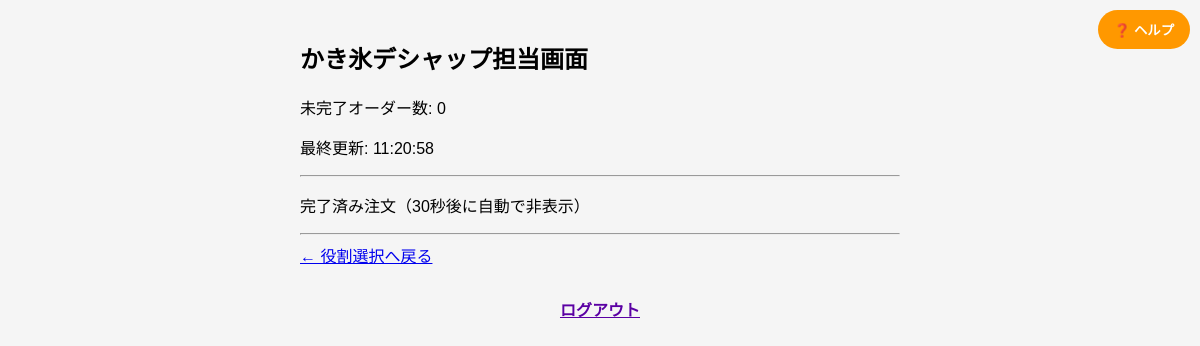
The page /shavedice/deshap/ on the database as committed earlier.
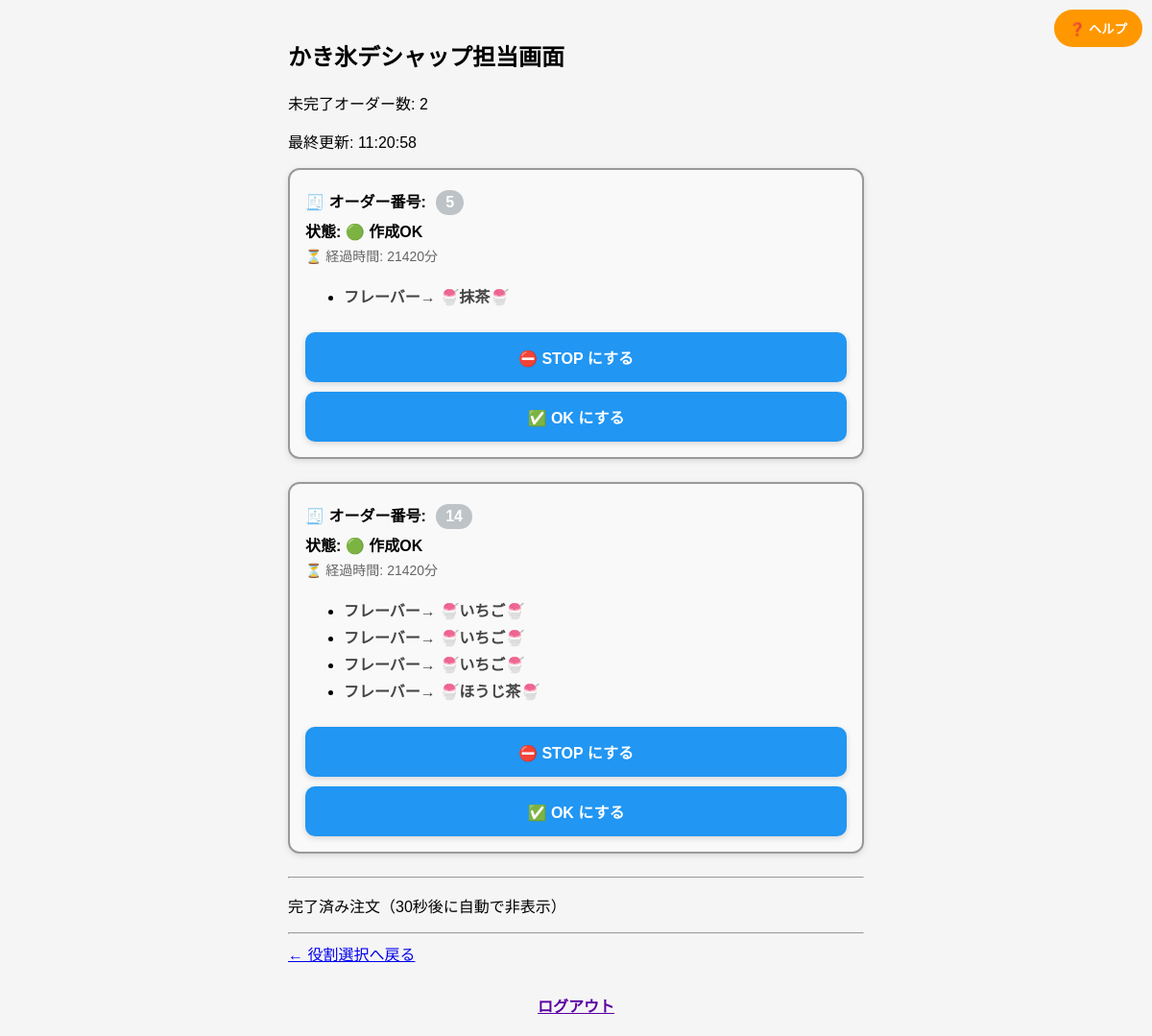
The same page on the database as committed later.
### shavedice/models.py (models this page shows, shortened)
class ShavedIceOrder(models.Model):
    FLAVOR_CHOICES = [
        ('🍧いちご🍧', '🍧いちご🍧'),
        ('🍧抹茶🍧', '🍧抹茶🍧'),
        ('🍧ほうじ茶🍧', '🍧ほうじ茶🍧'),
        ('🍧ゆず🍧', '🍧ゆず🍧'),
    ]
    flavor = models.CharField(max_length=50, choices=FLAVOR_CHOICES)  # フレーバー
    group_id = models.CharField(max_length=50, default='')  # グループID
    is_completed = models.BooleanField(default=False)  # 完了フラグ
    clip_color = models.CharField(
        max_length=10,
        choices=CLIP_COLOR_CHOICES,
        default='white'  # デフォルトで白色
    )  # クリップ色
    clip_number = models.IntegerField(default=0)  # クリップ番号（未指定時は0番）
    timestamp = models.DateTimeField(auto_now_add=True)  # 注文受付時刻
    completed_at = models.DateTimeField(null=True, blank=True)  # 完了時刻
    status_modified_at = models.DateTimeField(auto_now=True)  # 状態変更時刻
    status = models.CharField(max_length=10, choices=ORDER_STATUS_CHOICES, default='ok')  # 注文状態
    is_auto_stopped = models.BooleanField(default=False)  # 自動STOPかどうか
    note = models.TextField(blank=True, null=True)  # 備考欄
    class Meta:
        verbose_name = "かき氷注文"
        verbose_name_plural = "かき氷注文"
        ordering = ['-timestamp']
        indexes = [
            models.Index(fields=['status', 'is_completed'], name='shavedice_status_completed_idx'),
            models.Index(fields=['status_modified_at'], name='shavedice_status_modified_idx'),
            models.Index(fields=['clip_color', 'clip_number'], name='shavedice_clip_idx'),
            models.Index(fields=['group_id'], name='shavedice_group_idx'),
            models.Index(fields=['timestamp'], name='shavedice_timestamp_idx'),
            models.Index(fields=['flavor', 'is_completed'], name='shavedice_flavor_completed_idx'),
        ]

### shavedice/views.py (the view, shortened to what this page needs)
# urls.py: path('deshap/', views.shavedice_deshap_view, name='shavedice_deshap'),
def shavedice_deshap_view(request):
    context = _get_order_context()
    return render(request, "shavedice/deshap.html", context)

### shavedice/views.py (called while the page is built)
def _calculate_shavedice_refresh_metrics():
    aggregates = ShavedIceOrder.objects.aggregate(
        active_items=Count('id', filter=Q(is_completed=False)),
        latest_id=Max('id'),
        latest_status_ts=Max('status_modified_at'),
    )
    active_order_total = aggregates['active_items'] or 0
    latest_order_id = aggregates['latest_id'] or 0
    latest_status_ts = aggregates['latest_status_ts']
    status_marker = (
        str(latest_status_ts.timestamp()) if latest_status_ts else '0'
    )
    refresh_value = f"{active_order_total}:{latest_order_id}:{status_marker}"
    return {
        'active_order_total': active_order_total,
        'latest_order_id': latest_order_id,
        'latest_status_marker': status_marker,
        'refresh_value': refresh_value,
    }

### templates/shavedice/deshap.html (shortened to what this page needs)
{% load custom_filters %}
<!DOCTYPE html>
<html lang="ja">
<head>
</head>
<body>
  <h2>かき氷デシャップ担当画面</h2>
  <p>未完了オーダー数: {{ active_count }}</p>
  <p>最終更新: {{ now|time:"H:i:s" }}</p>
<button id="helpButton" onclick="openHelp()">❓ ヘルプ</button>
{% for group_id, orders in grouped_orders.items %}
<div class="order-card">
<p class="clip-id">
  🧾 オーダー番号:
  <span class="clip-badge {% if orders.0.clip_color == 'yellow' %}yellow{% else %}white{% endif %}">
    {{ orders.0.clip_number }}
  </span>
</p>
  <p class="status-line">
    状態:
    {% if orders.0.status == 'ok' %}
      🟢 作成OK
    {% elif orders.0.status == 'stop' %}
      🔴 STOP中
      {% if orders.0.is_auto_stopped %}<span style="color: red;">（自動）</span>{% endif %}
    {% endif %}
  </p>
  <p class="elapsed-time">⏳ 経過時間: {{ orders.0.elapsed_minutes }}分</p>
<ul>
  {% for order in orders %}
    <li>
      <span class="flavor-strong">フレーバー→ {{ order.flavor }}</span>
    </li>
  {% endfor %}
</ul>
<form method="post" action="/shavedice/update_status/{{ group_id }}/stop/">
  <button type="submit" class="complete-button stop-button">⛔ STOP にする</button>
</form>
<form method="post" action="/shavedice/update_status/{{ group_id }}/ok/">
  <button type="submit" class="complete-button ok-button">✅ OK にする</button>
</form>
</div>
{% endfor %}
  <hr>
  <p>完了済み注文（30秒後に自動で非表示）</p>
  <hr>
  <a href="/">← 役割選択へ戻る</a>
  <div class="logout-bottom">
    <a href="/logout/" style="font-weight: bold; color: #5a00a3;">ログアウト</a>
  </div>
</body>
</html>

Rows that differ between the two databases and show on the page:
added ShavedIceOrder: clip_number "5", status "🟢 作成OK", orders "21420", flavor "🍧抹茶🍧"
added ShavedIceOrder: clip_number "14", status "🟢 作成OK", orders "21420", flavor "🍧いちご🍧"
added ShavedIceOrder: flavor "🍧いちご🍧", shown under "14"
added ShavedIceOrder: flavor "🍧いちご🍧", shown under "14"
added ShavedIceOrder: flavor "🍧ほうじ茶🍧", shown under "14"
Other text that changed with them:
{{ active_count }}: "0" → "2"
